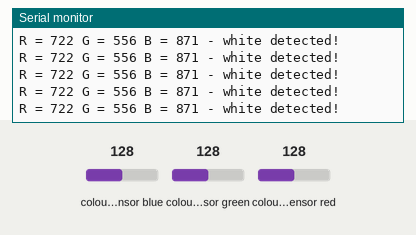
Simulated run of this sketch. Board: Arduino Uno, built with avr-gcc and run on an emulated ATmega328P. Parts: the last lines printed to the serial monitor. Wiring (inferred from the names in the program): TCS3200 colour sensor: output pin 8; S2 pin 6; S3 pin 7; S0 pin 4; S1 pin 5. The test bench sets the inputs (shaded band); at power-on: colour sensor blue 128, colour sensor green 128, colour sensor red 128.

Above: at 1.2 s.
1.3 s: colour sensor blue set to 5
At 1.41 s:
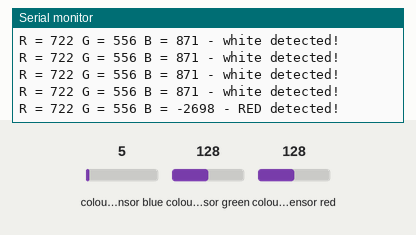
3.2 s: colour sensor green set to 5
At 3.2 s:
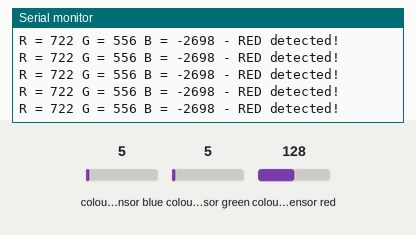
6.2 s: colour sensor red set to 5
At 6.33 s:
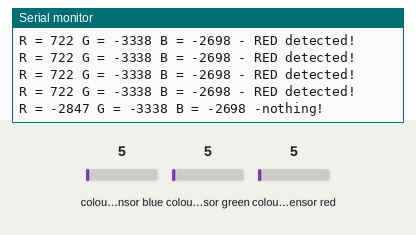
8.2 s: colour sensor blue set to 64
At 8.33 s:
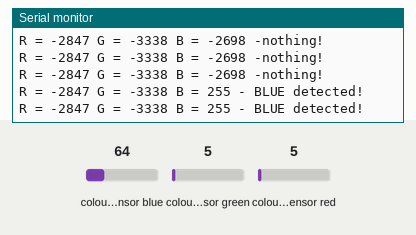
10.1 s: colour sensor green set to 64
At 10.1 s:
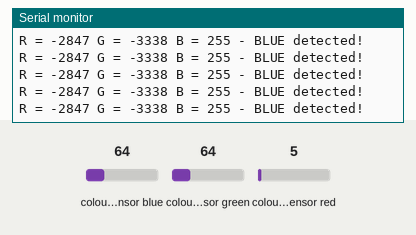
13.1 s: colour sensor red set to 64
At 13.1 s:
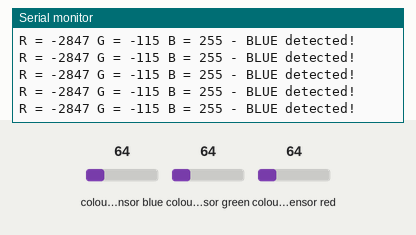

The sketch:

colour_sensor.ino
```cpp
#define S0 4
#define S1 5
#define S2 6
#define S3 7
#define sensorOut 8

// Stores frequency read by the photodiodes
int redFrequency = 0;
int greenFrequency = 0;
int blueFrequency = 0;

// Stores the red. green and blue colors
int redColor = 0;
int greenColor = 0;
int blueColor = 0;

void setup() {
  // Setting the outputs
  pinMode(S0, OUTPUT);
  pinMode(S1, OUTPUT);
  pinMode(S2, OUTPUT);
  pinMode(S3, OUTPUT);

  // Setting the sensorOut as an input
  pinMode(sensorOut, INPUT);

  // Setting frequency scaling to 20%
  digitalWrite(S0,HIGH);
  digitalWrite(S1,LOW);

  // Begins serial communication
  Serial.begin(9600);
}

void loop() {
  // Setting RED (R) filtered photodiodes to be read
  digitalWrite(S2,LOW);
  digitalWrite(S3,LOW);

  // Reading the output frequency
  redFrequency = pulseIn(sensorOut, LOW);
  // Remaping the value of the RED (R) frequency from 0 to 255
  // You must replace with your own values. Here's an example:
  // redColor = map(redFrequency, 70, 120, 255,0);
  redColor = map(redFrequency, 61, 73, 255,0);

  // Printing the RED (R) value
  Serial.print("R = ");
  Serial.print(redColor);

  // Setting GREEN (G) filtered photodiodes to be read
  digitalWrite(S2,HIGH);
  digitalWrite(S3,HIGH);

  // Reading the output frequency
  greenFrequency = pulseIn(sensorOut, LOW);
  // Remaping the value of the GREEN (G) frequency from 0 to 255
  // You must replace with your own values. Here's an example:
  // greenColor = map(greenFrequency, 100, 199, 255, 0);
  greenColor = map(greenFrequency, 52,63, 255, 0);

  // Printing the GREEN (G) value
  Serial.print(" G = ");
  Serial.print(greenColor);

  // Setting BLUE (B) filtered photodiodes to be read
  digitalWrite(S2,LOW);
  digitalWrite(S3,HIGH);

  // Reading the output frequency
  blueFrequency = pulseIn(sensorOut, LOW);
  // Remaping the value of the BLUE (B) frequency from 0 to 255
  // You must replace with your own values. Here's an example:
  // blueColor = map(blueFrequency, 38, 84, 255, 0);
  blueColor = map(blueFrequency, 68, 80, 255, 0);

  // Printing the BLUE (B) value
  Serial.print(" B = ");
  Serial.print(blueColor);

  // Checks the current detected color and prints
  // a message in the serial monitor

  if(greenColor >-1000 && redColor>-1000 && blueColor >200){
  Serial.println(" - white detected!");
  }
  else if((redColor > greenColor && redColor > blueColor)&&redColor>0){
    Serial.println(" - RED detected!");
  }
  else if((greenColor <100 || redColor<100) && blueColor <10){
  Serial.println(" -nothing!");
  }
  else if(blueColor > redColor && blueColor > greenColor){
    Serial.println(" - BLUE detected!");
  }
}
```

Measured:
- after the input at 1.3 s, the serial monitor: prints a new line after 0.09 s (image 1)
- after the input at 6.2 s, the serial monitor: prints a new line after 0.11 s (image 3)
- after the input at 8.2 s, the serial monitor: prints a new line after 0.07 s (image 4)
